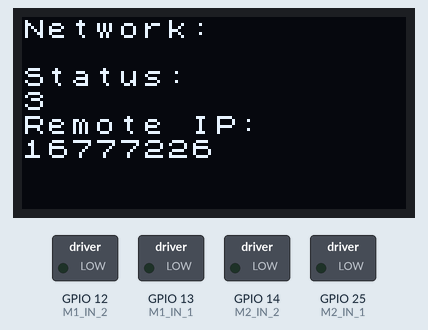
The program below on a simulated ESP32. Shown: 128×64 one-colour display, switched loads named in the program (green lamp = pin HIGH). WiFi joins after 1.5 s; servers stay silent unless stated; not simulated (calls return 0 or success): passwd.h; what the program prints to the serial monitor is not drawn.

Above: at 10.3 s.

The program:

main.cpp
```cpp
#include <Arduino.h>
#include <U8x8lib.h>
#include <fstream>
#include <iostream>
#include <string>
#include <WiFiUdp.h>
#include <SPI.h>
#include "WiFi.h"
#include "passwd.h"
#include "motors.h"

unsigned int local_port = 2390;


U8X8_SSD1306_128X64_NONAME_SW_I2C u8x8(/* clock=*/ 15, /* data=*/ 4, /* reset=*/ 16);

char packetBuffer[255]; //buffer to hold incoming packet
char ReplyBuffer[] = "acknowledged"; // a string to send back

// based on https://robotzero.one/heltec-wifi-kit-32/

static void sweepNetwork();
static bool connectNetwork(std::string ssid);

WiFiUDP Udp;

void setup() {
  setup_motors();
  Serial.begin(115200);
  WiFi.disconnect();
  Serial.println("Startup");
  WiFi.mode(WIFI_STA);
  // WiFi.config(IPAddress(10, 0, 0, 156), //IP
  //   IPAddress(8,8,8,8), //DNS
  //   IPAddress(192,168,4,255) //GATEWAY
  //   //IPAddress(255,255,255,0) //SUBNET
  //   );
  delay(100);

  u8x8.begin();
  u8x8.setFont(u8x8_font_chroma48medium8_r);
  u8x8.clear();

  u8x8.drawString(0, 0, "Connecting to: ");
  u8x8.drawString(0, 1,  wifi_ssid.c_str());
  u8x8.drawString(0, 2, "Result: ");
  // pass  and wifi_ssid declared as std::string in pass.h, do not commit your password!
  WiFi.begin(wifi_ssid.c_str(), pass.c_str());
  while (WiFi.status() != (int)wl_status_t::WL_CONNECTED) {
    u8x8.drawString(0, 3, std::to_string(WiFi.status()).c_str());
    delay(5000);
  }

  Udp.begin(local_port);
}

struct motor motors[] = {{M1_IN_1_CHANNEL, M1_IN_2_CHANNEL}, {M2_IN_1_CHANNEL, M2_IN_2_CHANNEL}};


void loop() {
  //Serial.println("Loop");
  forward(&motors[0], 0);
  forward(&motors[1], 0);
  // print networks on OLED
  //sweepNetwork();
  int packetSize = Udp.parsePacket();
  IPAddress remote_ip = Udp.remoteIP();
  //Serial.println(WiFi.localIP());
  //Serial.println(WiFi.getHostname());
  if (packetSize) {
    Serial.print("Received packet of size ");
    Serial.println(packetSize);
    Serial.print("From ");
    IPAddress remoteIp = Udp.remoteIP();
    Serial.print(remoteIp);
    Serial.print(", port ");
    Serial.println(Udp.remotePort());
    // read the packet into packetBufffer
    int len = Udp.read(packetBuffer, 255);
    if (len > 0) {
      packetBuffer[len] = 0;
    }
    Serial.println("Contents:");
    Serial.println(packetBuffer);
    // send a reply, to the IP address and port that sent us the packet we received
    Udp.beginPacket(Udp.remoteIP(), Udp.remotePort());
    Udp.print(ReplyBuffer);
    Udp.endPacket();
  }
  delay(5000);
  u8x8.clear();
  u8x8.drawString(0, 0, "Network: ");
  u8x8.drawString(0, 1, wifi_ssid.c_str());
  u8x8.drawString(0, 2, "Status: ");
  u8x8.drawString(0, 3, std::to_string(WiFi.status()).c_str());
  u8x8.drawString(0, 4, "Remote IP:");
  u8x8.drawString(0, 5, std::to_string(remote_ip).c_str());

}


static void sweepNetwork() {
  int n = WiFi.scanNetworks();

  if (n == 0) {
    u8x8.drawString(0, 0, "Searching networks.");
  }
  else {
    u8x8.drawString(0, 0, "Networks found: ");
    for (int i = 0; i < n; ++i) {
      // Print SSID for each network found
      char currentSSID[64];
      WiFi.SSID(i).toCharArray(currentSSID, 64);
      u8x8.drawString(0, i + 1, currentSSID);
    }
  }

  // Wait a bit before scanning again
  delay(5000);
}
```

motors.cpp
```cpp
#include <Arduino.h>
#include "motors.h"


void setup_motors() {
    ledcSetup(M1_IN_1_CHANNEL, freq, resolution);
    ledcSetup(M1_IN_2_CHANNEL, freq, resolution);
    ledcSetup(M2_IN_1_CHANNEL, freq, resolution);
    ledcSetup(M2_IN_2_CHANNEL, freq, resolution);

    ledcAttachPin(M1_IN_1, M1_IN_1_CHANNEL);
    ledcAttachPin(M1_IN_2, M1_IN_2_CHANNEL);
    ledcAttachPin(M2_IN_1, M2_IN_1_CHANNEL);
    ledcAttachPin(M2_IN_2, M2_IN_2_CHANNEL);

    pinMode(M1_I_SENSE, INPUT);
    pinMode(M2_I_SENSE, INPUT);
}

void forward(struct motor* m, uint32_t duty){
  ledcWrite(m->in1, 0);
  ledcWrite(m->in2, duty);
}

void backward(struct motor* m, uint32_t duty){
  ledcWrite(m->in1, duty);
  ledcWrite(m->in2, 0);
}

void brake(struct motor* m) {
  ledcWrite(m->in1, 1023);
  ledcWrite(m->in2, 1023);
}
```

motors.h
```cpp
#ifndef __MOTORS_H__
#define __MOTORS_H__

const unsigned int M1_IN_1 = 13;
const unsigned int M1_IN_2 = 12;
const unsigned int M2_IN_1 = 25;
const unsigned int M2_IN_2 = 14;

const unsigned int M1_IN_1_CHANNEL = 0;
const unsigned int M1_IN_2_CHANNEL = 1;
const unsigned int M2_IN_1_CHANNEL = 2;
const unsigned int M2_IN_2_CHANNEL = 3;

const unsigned int M1_I_SENSE = 35;
const unsigned int M2_I_SENSE = 34;

const int freq = 5000;
const int resolution = 10;


struct motor{
  const unsigned int in1;
  const unsigned int in2;
};

void forward(struct motor* m, uint32_t duty);
void backward(struct motor* m, uint32_t duty);
void brake(struct motor* m);
void setup_motors();

#endif
```

Measured:
- what the display in image 0 shows lasts 5.0 s, from 10.2 s to 15.2 s
